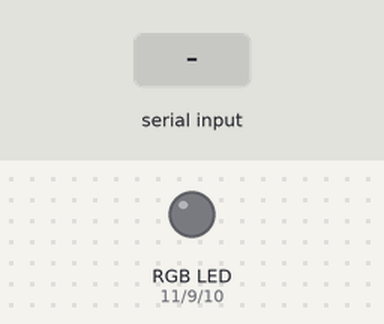
Simulated run of this sketch. Board: Arduino Uno, built with avr-gcc and run on an emulated ATmega328P. Parts: an RGB LED mixed from three pins (HIGH = lit). The test bench sets the inputs (shaded band). Dim RGB values are drawn brighter than linear.

Above: at 1.2 s.
1.3 s: "90,45,200\n" received over Serial
At 1.9 s:
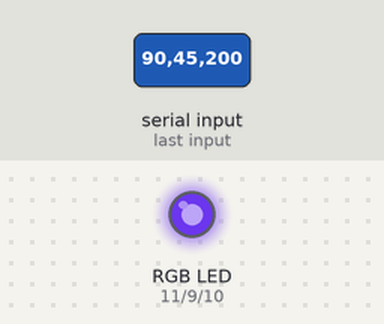
2.8 s: "30,150,10\n" received over Serial
At 4.0 s:
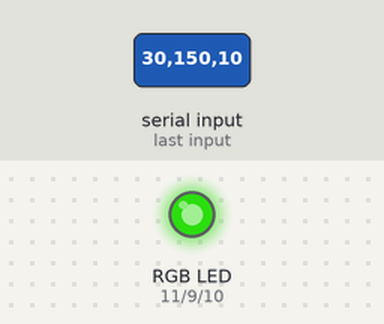
4.3 s: "1,90,45\n" received over Serial
At 5.3 s:
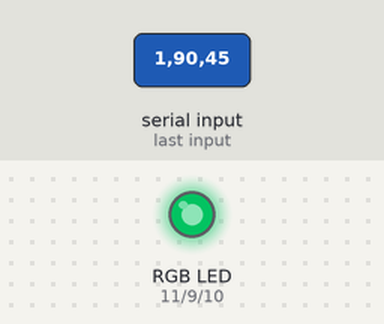
Timing chart, 0 to 7.3 s (numbered marks = the images above; inputs shaded):
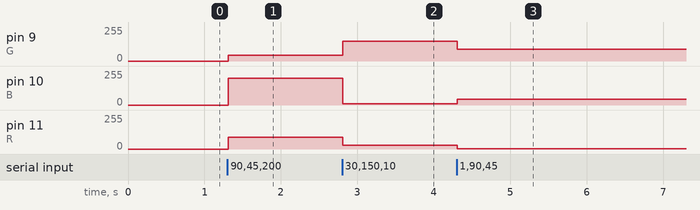

Measured:
- after the input at 1.3 s, pin 9 (G): 0/255 → 45/255 at once; pin 10 (B): 0/255 → 200/255 at once; pin 11 (R): 0/255 → 90/255 at once
- after the input at 2.8 s, pin 9 (G): 45/255 → 150/255 at once; pin 10 (B): 200/255 → 10/255 at once; pin 11 (R): 90/255 → 30/255 at once
- after the input at 4.3 s, pin 9 (G): 150/255 → 90/255 at once; pin 10 (B): 10/255 → 45/255 at once; pin 11 (R): 30/255 → 1/255 at once

The sketch:

ChangeLEDColorArduino.ino
```cpp
// (licence header left out)
int G = 9;
int B = 10;
int R = 11;

int red = 0;
int green = 0;
int blue = 0;

void setup()
{
  Serial.begin(9600);
}

void loop()
{
  while(Serial.available() > 0)
  {
    red = Serial.parseInt();
    green = Serial.parseInt();
    blue = Serial.parseInt();
    if (Serial.read() == '\n')
    {
      analogWrite(R,red);
      analogWrite(G,green);
      analogWrite(B,blue);
    }
  }
}
```
